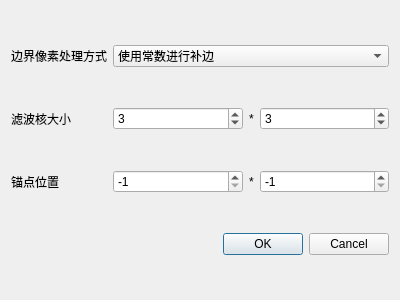
<?xml version="1.0" encoding="UTF-8"?>
<ui version="4.0">
 <class>mean</class>
 <widget class="QDialog" name="mean">
  <property name="geometry">
   <rect>
    <x>0</x>
    <y>0</y>
    <width>400</width>
    <height>300</height>
   </rect>
  </property>
  <property name="windowTitle">
   <string>Dialog</string>
  </property>
  <layout class="QGridLayout" name="gridLayout">
   <item row="1" column="0">
    <widget class="QLabel" name="label_2">
     <property name="text">
      <string>滤波核大小</string>
     </property>
    </widget>
   </item>
   <item row="0" column="1">
    <widget class="QComboBox" name="select">
     <item>
      <property name="text">
       <string>使用常数进行补边</string>
      </property>
     </item>
     <item>
      <property name="text">
       <string>复制边界像素进行补边</string>
      </property>
     </item>
     <item>
      <property name="text">
       <string>对边界像素进行镜像反射补边</string>
      </property>
     </item>
     <item>
      <property name="text">
       <string>对边界像素进行镜像反射补边(101模式)</string>
      </property>
     </item>
     <item>
      <property name="text">
       <string>对边界像素进行环绕补边</string>
      </property>
     </item>
    </widget>
   </item>
   <item row="2" column="0">
    <widget class="QLabel" name="label_3">
     <property name="text">
      <string>锚点位置</string>
     </property>
    </widget>
   </item>
   <item row="2" column="1">
    <layout class="QHBoxLayout" name="horizontalLayout_2">
     <item>
      <widget class="QSpinBox" name="mx">
       <property name="minimum">
        <number>-1</number>
       </property>
       <property name="maximum">
        <number>100</number>
       </property>
       <property name="singleStep">
        <number>0</number>
       </property>
       <property name="value">
        <number>-1</number>
       </property>
      </widget>
     </item>
     <item>
      <widget class="QLabel" name="label_5">
       <property name="sizePolicy">
        <sizepolicy hsizetype="Fixed" vsizetype="Preferred">
         <horstretch>0</horstretch>
         <verstretch>0</verstretch>
        </sizepolicy>
       </property>
       <property name="text">
        <string>*</string>
       </property>
      </widget>
     </item>
     <item>
      <widget class="QSpinBox" name="my">
       <property name="minimum">
        <number>-1</number>
       </property>
       <property name="maximum">
        <number>100</number>
       </property>
       <property name="value">
        <number>-1</number>
       </property>
      </widget>
     </item>
    </layout>
   </item>
   <item row="0" column="0">
    <widget class="QLabel" name="label">
     <property name="text">
      <string>边界像素处理方式</string>
     </property>
    </widget>
   </item>
   <item row="1" column="1">
    <layout class="QHBoxLayout" name="horizontalLayout">
     <item>
      <widget class="QSpinBox" name="hx">
       <property name="minimum">
        <number>0</number>
       </property>
       <property name="maximum">
        <number>2000</number>
       </property>
       <property name="value">
        <number>3</number>
       </property>
      </widget>
     </item>
     <item>
      <widget class="QLabel" name="label_4">
       <property name="sizePolicy">
        <sizepolicy hsizetype="Fixed" vsizetype="Preferred">
         <horstretch>0</horstretch>
         <verstretch>0</verstretch>
        </sizepolicy>
       </property>
       <property name="text">
        <string>*</string>
       </property>
      </widget>
     </item>
     <item>
      <widget class="QSpinBox" name="hy">
       <property name="minimum">
        <number>0</number>
       </property>
       <property name="maximum">
        <number>2000</number>
       </property>
       <property name="value">
        <number>3</number>
       </property>
      </widget>
     </item>
    </layout>
   </item>
   <item row="3" column="1">
    <widget class="QDialogButtonBox" name="buttonBox">
     <property name="standardButtons">
      <set>QDialogButtonBox::Cancel|QDialogButtonBox::Ok</set>
     </property>
    </widget>
   </item>
  </layout>
 </widget>
 <resources/>
 <connections/>
</ui>
